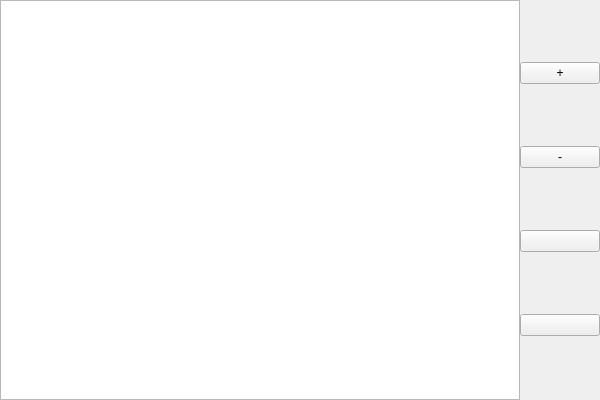
<?xml version="1.0" encoding="UTF-8"?>
<ui version="4.0">
 <class>ControlMassModificationList</class>
 <widget class="QWidget" name="ControlMassModificationList">
  <property name="geometry">
   <rect>
    <x>0</x>
    <y>0</y>
    <width>600</width>
    <height>400</height>
   </rect>
  </property>
  <property name="windowTitle">
   <string>Form</string>
  </property>
  <layout class="QHBoxLayout" name="horizontalLayout">
   <property name="spacing">
    <number>0</number>
   </property>
   <property name="leftMargin">
    <number>0</number>
   </property>
   <property name="topMargin">
    <number>0</number>
   </property>
   <property name="rightMargin">
    <number>0</number>
   </property>
   <property name="bottomMargin">
    <number>0</number>
   </property>
   <item>
    <widget class="QTableView" name="viewMassModification">
     <attribute name="verticalHeaderVisible">
      <bool>false</bool>
     </attribute>
    </widget>
   </item>
   <item>
    <layout class="QVBoxLayout" name="frameMassModificationCommand">
     <item>
      <widget class="QPushButton" name="buttonAdd">
       <property name="toolTip">
        <string>Insert a row</string>
       </property>
       <property name="text">
        <string>+</string>
       </property>
      </widget>
     </item>
     <item>
      <widget class="QPushButton" name="buttonRemove">
       <property name="toolTip">
        <string>Delete the selected row</string>
       </property>
       <property name="text">
        <string>-</string>
       </property>
      </widget>
     </item>
     <item>
      <widget class="QPushButton" name="buttonLoad">
       <property name="toolTip">
        <string>Load a list of modification</string>
       </property>
       <property name="text">
        <string/>
       </property>
       <property name="icon">
        <iconset resource="resource.qrc">
         <normaloff>:/icons/document-open.png</normaloff>:/icons/document-open.png</iconset>
       </property>
      </widget>
     </item>
     <item>
      <widget class="QPushButton" name="buttonSaveAs">
       <property name="toolTip">
        <string>Save current list as file</string>
       </property>
       <property name="text">
        <string/>
       </property>
       <property name="icon">
        <iconset resource="resource.qrc">
         <normaloff>:/icons/document-save-as.png</normaloff>:/icons/document-save-as.png</iconset>
       </property>
      </widget>
     </item>
    </layout>
   </item>
  </layout>
 </widget>
 <resources>
  <include location="resource.qrc"/>
 </resources>
 <connections/>
</ui>
